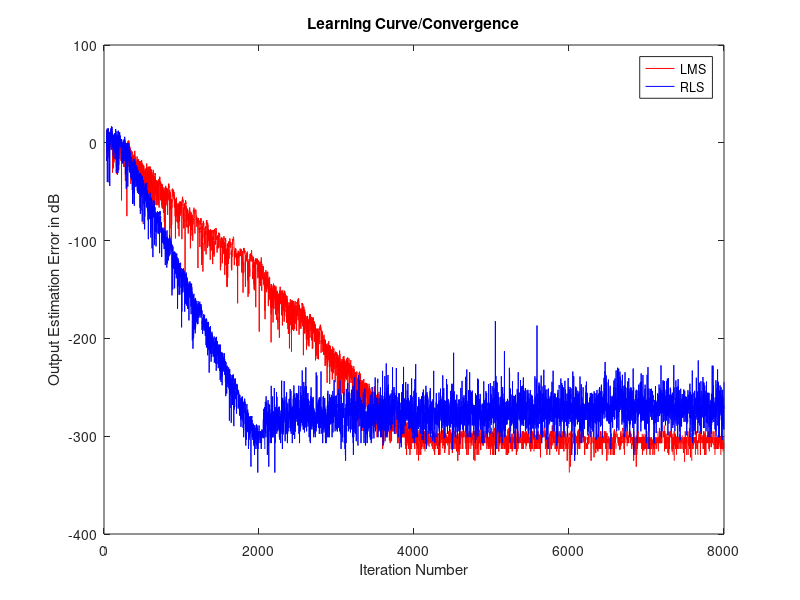
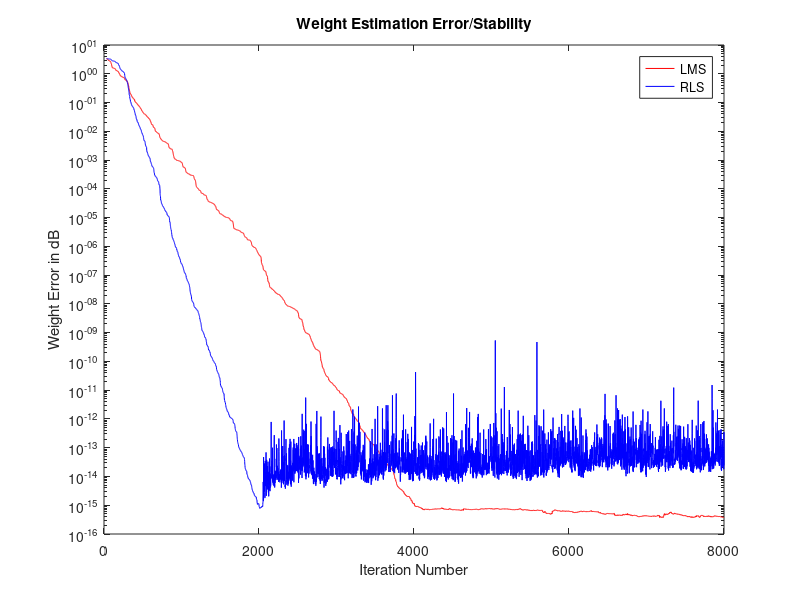

These figures' MATLAB source, in order:
randn('seed',0);
rand('seed',0);

No_Data = 8000;
Order = 32;
Mu = 0.01;

x = randn(No_Data, 1);
h = rand(Order, 1);
d = filter(h,1,x);

w = zeros(Order, 1);

for n = Order : No_Data
    D = x(n:-1:n-Order+1);
    d_hat(n) = w' * D;
    e1(n) = d(n) - d_hat(n);
    w = w + Mu * e1(n) * D;
    w_err1(n) = norm(h-w);
end

randn('seed', 0);
rand('seed',0);

No_Data = 8000;
Order = 32;
Lambda = 0.98;
Delta = 0.001;

x = randn(No_Data, 1);
h = rand(Order, 1);
d = filter(h,1,x);

P = Delta * eye(Order, Order);
w = zeros(Order, 1);

for n = Order: No_Data
    u = x(n:-1:n-Order+1);
    pi_ = u' * P;
    k = Lambda + pi_ * u;
    K = pi_' / k;
    e2(n) = d(n) - w' * u;
    w = w + K * e2(n);
    PPrime = K * pi_;
    P = (P - PPrime) / Lambda;
    w_err2(n) = norm(h-w);
end

% Plot Learning Curve for both methods
figure;
plot(20 * log10(abs(e1)), 'r', 'DisplayName', 'LMS'); % LMS in red
hold on;
plot(20 * log10(abs(e2)), 'b', 'DisplayName', 'RLS'); % RLS in blue
title('Learning Curve/Convergence');
xlabel('Iteration Number');
ylabel('Output Estimation Error in dB');
legend;
hold off;

% Plot Weight Estimation Error for both methods
figure;
semilogy(w_err1, 'r', 'DisplayName', 'LMS'); % LMS in red
hold on;
semilogy(w_err2, 'b', 'DisplayName', 'RLS'); % RLS in blue
title('Weight Estimation Error/Stability');
xlabel('Iteration Number');
ylabel('Weight Error in dB');
legend;
hold off;
